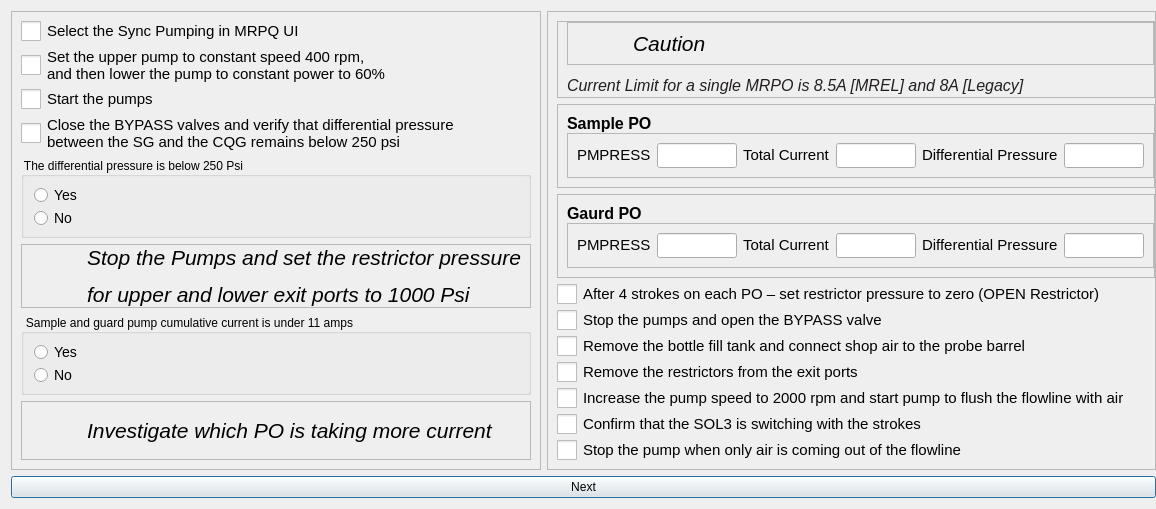
<?xml version="1.0" encoding="UTF-8"?>
<ui version="4.0">
 <class>Dialog</class>
 <widget class="QDialog" name="Dialog">
  <property name="geometry">
   <rect>
    <x>0</x>
    <y>0</y>
    <width>1119</width>
    <height>509</height>
   </rect>
  </property>
  <property name="windowTitle">
   <string>Dialog</string>
  </property>
  <layout class="QGridLayout" name="gridLayout">
   <property name="rightMargin">
    <number>0</number>
   </property>
   <item row="0" column="0">
    <widget class="QFrame" name="frame">
     <property name="frameShape">
      <enum>QFrame::Shape::StyledPanel</enum>
     </property>
     <property name="frameShadow">
      <enum>QFrame::Shadow::Raised</enum>
     </property>
     <layout class="QVBoxLayout" name="verticalLayout_2">
      <item>
       <widget class="QCheckBox" name="checkBox_1">
        <property name="enabled">
         <bool>true</bool>
        </property>
        <property name="styleSheet">
         <string notr="true">QCheckBox {
    font-size: 15px; /* Larger text */
}
QCheckBox::indicator {
    width: 20px; /* Larger checkbox square */
    height: 20px; /* Larger checkbox square */
}</string>
        </property>
        <property name="text">
         <string>Select the Sync Pumping in MRPQ UI</string>
        </property>
       </widget>
      </item>
      <item>
       <widget class="QCheckBox" name="checkBox_2">
        <property name="enabled">
         <bool>true</bool>
        </property>
        <property name="styleSheet">
         <string notr="true">QCheckBox {
    font-size: 15px; /* Larger text */
}
QCheckBox::indicator {
    width: 20px; /* Larger checkbox square */
    height: 20px; /* Larger checkbox square */
}</string>
        </property>
        <property name="text">
         <string>Set the upper pump to constant speed 400 rpm,
and then lower the pump to constant power to 60%</string>
        </property>
       </widget>
      </item>
      <item>
       <widget class="QCheckBox" name="checkBox_3">
        <property name="enabled">
         <bool>true</bool>
        </property>
        <property name="styleSheet">
         <string notr="true">QCheckBox {
    font-size: 15px; /* Larger text */
}
QCheckBox::indicator {
    width: 20px; /* Larger checkbox square */
    height: 20px; /* Larger checkbox square */
}</string>
        </property>
        <property name="text">
         <string>Start the pumps</string>
        </property>
       </widget>
      </item>
      <item>
       <widget class="QCheckBox" name="checkBox_4">
        <property name="enabled">
         <bool>true</bool>
        </property>
        <property name="styleSheet">
         <string notr="true">QCheckBox {
    font-size: 15px; /* Larger text */
}
QCheckBox::indicator {
    width: 20px; /* Larger checkbox square */
    height: 20px; /* Larger checkbox square */
}</string>
        </property>
        <property name="text">
         <string>Close the BYPASS valves and verify that differential pressure
between the SG and the CQG remains below 250 psi</string>
        </property>
       </widget>
      </item>
      <item>
       <widget class="QGroupBox" name="groupBox_1">
        <property name="minimumSize">
         <size>
          <width>250</width>
          <height>0</height>
         </size>
        </property>
        <property name="styleSheet">
         <string notr="true">QGroupBox::title {
    font-size: 16px;
}
</string>
        </property>
        <property name="title">
         <string>The differential pressure is below 250 Psi</string>
        </property>
        <property name="checkable">
         <bool>false</bool>
        </property>
        <property name="checked">
         <bool>false</bool>
        </property>
        <layout class="QVBoxLayout" name="verticalLayout_11">
         <item>
          <widget class="QRadioButton" name="radioButton_2">
           <property name="styleSheet">
            <string notr="true">QRadioButton{
    font-size: 14px; /* Larger text */
}
QRadioButton::indicator {
    width: 15px; /* Larger checkbox square */
    height: 15px; /* Larger checkbox square */
}</string>
           </property>
           <property name="text">
            <string>Yes</string>
           </property>
          </widget>
         </item>
         <item>
          <widget class="QRadioButton" name="radioButton_1">
           <property name="styleSheet">
            <string notr="true">QRadioButton{
    font-size: 14px; /* Larger text */
}
QRadioButton::indicator {
    width: 15px; /* Larger checkbox square */
    height: 15px; /* Larger checkbox square */
}</string>
           </property>
           <property name="text">
            <string>No</string>
           </property>
          </widget>
         </item>
        </layout>
       </widget>
      </item>
      <item>
       <widget class="QFrame" name="frame_12">
        <property name="frameShape">
         <enum>QFrame::Shape::StyledPanel</enum>
        </property>
        <property name="frameShadow">
         <enum>QFrame::Shadow::Raised</enum>
        </property>
        <layout class="QHBoxLayout" name="horizontalLayout_7">
         <property name="spacing">
          <number>15</number>
         </property>
         <property name="topMargin">
          <number>0</number>
         </property>
         <property name="bottomMargin">
          <number>0</number>
         </property>
         <item>
          <widget class="QLabel" name="label_12">
           <property name="minimumSize">
            <size>
             <width>41</width>
             <height>41</height>
            </size>
           </property>
           <property name="maximumSize">
            <size>
             <width>41</width>
             <height>41</height>
            </size>
           </property>
           <property name="text">
            <string/>
           </property>
           <property name="pixmap">
            <pixmap resource="../../Images.qrc">:/Icons/Icons/risk-icon.png</pixmap>
           </property>
           <property name="scaledContents">
            <bool>true</bool>
           </property>
          </widget>
         </item>
         <item>
          <widget class="QLabel" name="label_13">
           <property name="text">
            <string>&lt;html&gt;&lt;head/&gt;&lt;body&gt;&lt;p&gt;&lt;span style=&quot; font-size:16pt; font-style:italic;&quot;&gt;Stop the Pumps and set the restrictor pressure&lt;/span&gt;&lt;/p&gt;&lt;p&gt;&lt;span style=&quot; font-size:16pt; font-style:italic;&quot;&gt;for upper and lower exit ports to 1000 Psi&lt;/span&gt;&lt;/p&gt;&lt;/body&gt;&lt;/html&gt;</string>
           </property>
          </widget>
         </item>
        </layout>
       </widget>
      </item>
      <item>
       <widget class="QGroupBox" name="groupBox_2">
        <property name="minimumSize">
         <size>
          <width>350</width>
          <height>0</height>
         </size>
        </property>
        <property name="styleSheet">
         <string notr="true">QGroupBox::title {
    font-size: 16px;
}
</string>
        </property>
        <property name="title">
         <string>Sample and guard pump cumulative current is under 11 amps</string>
        </property>
        <property name="checkable">
         <bool>false</bool>
        </property>
        <property name="checked">
         <bool>false</bool>
        </property>
        <layout class="QVBoxLayout" name="verticalLayout_12">
         <item>
          <widget class="QRadioButton" name="radioButton_3">
           <property name="styleSheet">
            <string notr="true">QRadioButton{
    font-size: 14px; /* Larger text */
}
QRadioButton::indicator {
    width: 15px; /* Larger checkbox square */
    height: 15px; /* Larger checkbox square */
}</string>
           </property>
           <property name="text">
            <string>Yes</string>
           </property>
          </widget>
         </item>
         <item>
          <widget class="QRadioButton" name="radioButton_4">
           <property name="styleSheet">
            <string notr="true">QRadioButton{
    font-size: 14px; /* Larger text */
}
QRadioButton::indicator {
    width: 15px; /* Larger checkbox square */
    height: 15px; /* Larger checkbox square */
}</string>
           </property>
           <property name="text">
            <string>No</string>
           </property>
          </widget>
         </item>
        </layout>
       </widget>
      </item>
      <item>
       <widget class="QFrame" name="frame_13">
        <property name="frameShape">
         <enum>QFrame::Shape::StyledPanel</enum>
        </property>
        <property name="frameShadow">
         <enum>QFrame::Shadow::Raised</enum>
        </property>
        <layout class="QHBoxLayout" name="horizontalLayout_8">
         <property name="spacing">
          <number>15</number>
         </property>
         <property name="topMargin">
          <number>0</number>
         </property>
         <property name="bottomMargin">
          <number>0</number>
         </property>
         <item>
          <widget class="QLabel" name="label_14">
           <property name="minimumSize">
            <size>
             <width>41</width>
             <height>41</height>
            </size>
           </property>
           <property name="maximumSize">
            <size>
             <width>41</width>
             <height>41</height>
            </size>
           </property>
           <property name="text">
            <string/>
           </property>
           <property name="pixmap">
            <pixmap resource="../../Images.qrc">:/Icons/Icons/risk-icon.png</pixmap>
           </property>
           <property name="scaledContents">
            <bool>true</bool>
           </property>
          </widget>
         </item>
         <item>
          <widget class="QLabel" name="label_15">
           <property name="text">
            <string>&lt;html&gt;&lt;head/&gt;&lt;body&gt;&lt;p&gt;&lt;span style=&quot; font-size:16pt; font-style:italic;&quot;&gt;Investigate which PO is taking more current&lt;/span&gt;&lt;/p&gt;&lt;/body&gt;&lt;/html&gt;</string>
           </property>
          </widget>
         </item>
        </layout>
       </widget>
      </item>
     </layout>
    </widget>
   </item>
   <item row="0" column="1">
    <widget class="QFrame" name="frame_3">
     <property name="frameShape">
      <enum>QFrame::Shape::StyledPanel</enum>
     </property>
     <property name="frameShadow">
      <enum>QFrame::Shadow::Raised</enum>
     </property>
     <layout class="QVBoxLayout" name="verticalLayout_5">
      <property name="rightMargin">
       <number>0</number>
      </property>
      <item>
       <widget class="QFrame" name="frame_5">
        <property name="frameShape">
         <enum>QFrame::Shape::StyledPanel</enum>
        </property>
        <property name="frameShadow">
         <enum>QFrame::Shadow::Raised</enum>
        </property>
        <layout class="QVBoxLayout" name="verticalLayout_3" stretch="0,0">
         <property name="spacing">
          <number>10</number>
         </property>
         <property name="topMargin">
          <number>0</number>
         </property>
         <property name="rightMargin">
          <number>0</number>
         </property>
         <property name="bottomMargin">
          <number>0</number>
         </property>
         <item>
          <widget class="QFrame" name="frame_7">
           <property name="frameShape">
            <enum>QFrame::Shape::StyledPanel</enum>
           </property>
           <property name="frameShadow">
            <enum>QFrame::Shadow::Raised</enum>
           </property>
           <layout class="QHBoxLayout" name="horizontalLayout_9">
            <property name="spacing">
             <number>15</number>
            </property>
            <property name="topMargin">
             <number>0</number>
            </property>
            <property name="bottomMargin">
             <number>0</number>
            </property>
            <item>
             <widget class="QLabel" name="label_9">
              <property name="minimumSize">
               <size>
                <width>41</width>
                <height>41</height>
               </size>
              </property>
              <property name="maximumSize">
               <size>
                <width>41</width>
                <height>41</height>
               </size>
              </property>
              <property name="text">
               <string/>
              </property>
              <property name="pixmap">
               <pixmap resource="../../Images.qrc">:/Icons/Icons/risk-icon.png</pixmap>
              </property>
              <property name="scaledContents">
               <bool>true</bool>
              </property>
             </widget>
            </item>
            <item>
             <widget class="QLabel" name="label_10">
              <property name="text">
               <string>&lt;html&gt;&lt;head/&gt;&lt;body&gt;&lt;p&gt;&lt;span style=&quot; font-size:16pt; font-style:italic;&quot;&gt;Caution&lt;/span&gt;&lt;/p&gt;&lt;/body&gt;&lt;/html&gt;</string>
              </property>
             </widget>
            </item>
           </layout>
          </widget>
         </item>
         <item>
          <widget class="QLabel" name="label_11">
           <property name="text">
            <string>&lt;html&gt;&lt;head/&gt;&lt;body&gt;&lt;p&gt;&lt;span style=&quot; font-family:'Arial','sans-serif'; font-size:12pt; font-style:italic; color:#231f20;&quot;&gt;Current Limit for a single MRPO is 8.5A [MREL] and 8A [Legacy]&lt;/span&gt;&lt;/p&gt;&lt;/body&gt;&lt;/html&gt;</string>
           </property>
          </widget>
         </item>
        </layout>
       </widget>
      </item>
      <item>
       <widget class="QFrame" name="frame_2">
        <property name="frameShape">
         <enum>QFrame::Shape::StyledPanel</enum>
        </property>
        <property name="frameShadow">
         <enum>QFrame::Shadow::Raised</enum>
        </property>
        <layout class="QVBoxLayout" name="verticalLayout">
         <property name="spacing">
          <number>0</number>
         </property>
         <property name="rightMargin">
          <number>0</number>
         </property>
         <item>
          <widget class="QLabel" name="label_4">
           <property name="text">
            <string>&lt;html&gt;&lt;head/&gt;&lt;body&gt;&lt;p&gt;&lt;span style=&quot; font-size:12pt; font-weight:700;&quot;&gt;Sample PO&lt;/span&gt;&lt;/p&gt;&lt;/body&gt;&lt;/html&gt;</string>
           </property>
          </widget>
         </item>
         <item>
          <widget class="QFrame" name="frame_6">
           <property name="frameShape">
            <enum>QFrame::Shape::StyledPanel</enum>
           </property>
           <property name="frameShadow">
            <enum>QFrame::Shadow::Raised</enum>
           </property>
           <layout class="QHBoxLayout" name="horizontalLayout_12">
            <item>
             <widget class="QLabel" name="label_1">
              <property name="text">
               <string>&lt;html&gt;&lt;head/&gt;&lt;body&gt;&lt;p&gt;&lt;span style=&quot; font-size:11pt;&quot;&gt;PMPRESS&lt;/span&gt;&lt;/p&gt;&lt;/body&gt;&lt;/html&gt;</string>
              </property>
             </widget>
            </item>
            <item>
             <widget class="QLineEdit" name="lineEdit_1">
              <property name="minimumSize">
               <size>
                <width>80</width>
                <height>25</height>
               </size>
              </property>
              <property name="maximumSize">
               <size>
                <width>80</width>
                <height>25</height>
               </size>
              </property>
             </widget>
            </item>
            <item>
             <widget class="QLabel" name="label_5">
              <property name="text">
               <string>&lt;html&gt;&lt;head/&gt;&lt;body&gt;&lt;p&gt;&lt;span style=&quot; font-size:11pt;&quot;&gt;Total Current&lt;/span&gt;&lt;/p&gt;&lt;/body&gt;&lt;/html&gt;</string>
              </property>
             </widget>
            </item>
            <item>
             <widget class="QLineEdit" name="lineEdit_7">
              <property name="minimumSize">
               <size>
                <width>80</width>
                <height>25</height>
               </size>
              </property>
              <property name="maximumSize">
               <size>
                <width>80</width>
                <height>25</height>
               </size>
              </property>
             </widget>
            </item>
            <item>
             <widget class="QLabel" name="label_6">
              <property name="text">
               <string>&lt;html&gt;&lt;head/&gt;&lt;body&gt;&lt;p&gt;&lt;span style=&quot; font-size:11pt;&quot;&gt;Differential Pressure&lt;/span&gt;&lt;/p&gt;&lt;/body&gt;&lt;/html&gt;</string>
              </property>
             </widget>
            </item>
            <item>
             <widget class="QLineEdit" name="lineEdit_8">
              <property name="minimumSize">
               <size>
                <width>80</width>
                <height>25</height>
               </size>
              </property>
              <property name="maximumSize">
               <size>
                <width>80</width>
                <height>25</height>
               </size>
              </property>
             </widget>
            </item>
           </layout>
          </widget>
         </item>
        </layout>
       </widget>
      </item>
      <item>
       <widget class="QFrame" name="frame_8">
        <property name="frameShape">
         <enum>QFrame::Shape::StyledPanel</enum>
        </property>
        <property name="frameShadow">
         <enum>QFrame::Shadow::Raised</enum>
        </property>
        <layout class="QVBoxLayout" name="verticalLayout_4">
         <property name="spacing">
          <number>0</number>
         </property>
         <property name="rightMargin">
          <number>0</number>
         </property>
         <item>
          <widget class="QLabel" name="label_16">
           <property name="text">
            <string>&lt;html&gt;&lt;head/&gt;&lt;body&gt;&lt;p&gt;&lt;span style=&quot; font-size:12pt; font-weight:700;&quot;&gt;Gaurd PO&lt;/span&gt;&lt;/p&gt;&lt;/body&gt;&lt;/html&gt;</string>
           </property>
          </widget>
         </item>
         <item>
          <widget class="QFrame" name="frame_9">
           <property name="frameShape">
            <enum>QFrame::Shape::StyledPanel</enum>
           </property>
           <property name="frameShadow">
            <enum>QFrame::Shadow::Raised</enum>
           </property>
           <layout class="QHBoxLayout" name="horizontalLayout_13">
            <item>
             <widget class="QLabel" name="label_17">
              <property name="text">
               <string>&lt;html&gt;&lt;head/&gt;&lt;body&gt;&lt;p&gt;&lt;span style=&quot; font-size:11pt;&quot;&gt;PMPRESS&lt;/span&gt;&lt;/p&gt;&lt;/body&gt;&lt;/html&gt;</string>
              </property>
             </widget>
            </item>
            <item>
             <widget class="QLineEdit" name="lineEdit_2">
              <property name="minimumSize">
               <size>
                <width>80</width>
                <height>25</height>
               </size>
              </property>
              <property name="maximumSize">
               <size>
                <width>80</width>
                <height>25</height>
               </size>
              </property>
             </widget>
            </item>
            <item>
             <widget class="QLabel" name="label_18">
              <property name="text">
               <string>&lt;html&gt;&lt;head/&gt;&lt;body&gt;&lt;p&gt;&lt;span style=&quot; font-size:11pt;&quot;&gt;Total Current&lt;/span&gt;&lt;/p&gt;&lt;/body&gt;&lt;/html&gt;</string>
              </property>
             </widget>
            </item>
            <item>
             <widget class="QLineEdit" name="lineEdit_9">
              <property name="minimumSize">
               <size>
                <width>80</width>
                <height>25</height>
               </size>
              </property>
              <property name="maximumSize">
               <size>
                <width>80</width>
                <height>25</height>
               </size>
              </property>
             </widget>
            </item>
            <item>
             <widget class="QLabel" name="label_19">
              <property name="text">
               <string>&lt;html&gt;&lt;head/&gt;&lt;body&gt;&lt;p&gt;&lt;span style=&quot; font-size:11pt;&quot;&gt;Differential Pressure&lt;/span&gt;&lt;/p&gt;&lt;/body&gt;&lt;/html&gt;</string>
              </property>
             </widget>
            </item>
            <item>
             <widget class="QLineEdit" name="lineEdit_10">
              <property name="minimumSize">
               <size>
                <width>80</width>
                <height>25</height>
               </size>
              </property>
              <property name="maximumSize">
               <size>
                <width>80</width>
                <height>25</height>
               </size>
              </property>
             </widget>
            </item>
           </layout>
          </widget>
         </item>
        </layout>
       </widget>
      </item>
      <item>
       <widget class="QCheckBox" name="checkBox_11">
        <property name="enabled">
         <bool>true</bool>
        </property>
        <property name="styleSheet">
         <string notr="true">QCheckBox {
    font-size: 15px; /* Larger text */
}
QCheckBox::indicator {
    width: 20px; /* Larger checkbox square */
    height: 20px; /* Larger checkbox square */
}</string>
        </property>
        <property name="text">
         <string>After 4 strokes on each PO – set restrictor pressure to zero (OPEN Restrictor)</string>
        </property>
       </widget>
      </item>
      <item>
       <widget class="QCheckBox" name="checkBox_5">
        <property name="enabled">
         <bool>true</bool>
        </property>
        <property name="styleSheet">
         <string notr="true">QCheckBox {
    font-size: 15px; /* Larger text */
}
QCheckBox::indicator {
    width: 20px; /* Larger checkbox square */
    height: 20px; /* Larger checkbox square */
}</string>
        </property>
        <property name="text">
         <string>Stop the pumps and open the BYPASS valve</string>
        </property>
       </widget>
      </item>
      <item>
       <widget class="QCheckBox" name="checkBox_8">
        <property name="enabled">
         <bool>true</bool>
        </property>
        <property name="styleSheet">
         <string notr="true">QCheckBox {
    font-size: 15px; /* Larger text */
}
QCheckBox::indicator {
    width: 20px; /* Larger checkbox square */
    height: 20px; /* Larger checkbox square */
}</string>
        </property>
        <property name="text">
         <string>Remove the bottle fill tank and connect shop air to the probe barrel</string>
        </property>
       </widget>
      </item>
      <item>
       <widget class="QCheckBox" name="checkBox_9">
        <property name="enabled">
         <bool>true</bool>
        </property>
        <property name="styleSheet">
         <string notr="true">QCheckBox {
    font-size: 15px; /* Larger text */
}
QCheckBox::indicator {
    width: 20px; /* Larger checkbox square */
    height: 20px; /* Larger checkbox square */
}</string>
        </property>
        <property name="text">
         <string>Remove the restrictors from the exit ports</string>
        </property>
       </widget>
      </item>
      <item>
       <widget class="QCheckBox" name="checkBox_6">
        <property name="enabled">
         <bool>true</bool>
        </property>
        <property name="styleSheet">
         <string notr="true">QCheckBox {
    font-size: 15px; /* Larger text */
}
QCheckBox::indicator {
    width: 20px; /* Larger checkbox square */
    height: 20px; /* Larger checkbox square */
}</string>
        </property>
        <property name="text">
         <string>Increase the pump speed to 2000 rpm and start pump to flush the flowline with air</string>
        </property>
       </widget>
      </item>
      <item>
       <widget class="QCheckBox" name="checkBox_10">
        <property name="enabled">
         <bool>true</bool>
        </property>
        <property name="styleSheet">
         <string notr="true">QCheckBox {
    font-size: 15px; /* Larger text */
}
QCheckBox::indicator {
    width: 20px; /* Larger checkbox square */
    height: 20px; /* Larger checkbox square */
}</string>
        </property>
        <property name="text">
         <string>Confirm that the SOL3 is switching with the strokes</string>
        </property>
       </widget>
      </item>
      <item>
       <widget class="QCheckBox" name="checkBox_7">
        <property name="enabled">
         <bool>true</bool>
        </property>
        <property name="styleSheet">
         <string notr="true">QCheckBox {
    font-size: 15px; /* Larger text */
}
QCheckBox::indicator {
    width: 20px; /* Larger checkbox square */
    height: 20px; /* Larger checkbox square */
}</string>
        </property>
        <property name="text">
         <string>Stop the pump when only air is coming out of the flowline</string>
        </property>
       </widget>
      </item>
     </layout>
    </widget>
   </item>
   <item row="1" column="0" colspan="2">
    <widget class="QPushButton" name="pushButton">
     <property name="text">
      <string>Next</string>
     </property>
    </widget>
   </item>
  </layout>
 </widget>
 <resources>
  <include location="../../Images.qrc"/>
  <include location="C:/Users/archi/AppData/Local/Programs/Python/Python313/Lib/site-packages/PySide6/Images.qrc"/>
 </resources>
 <connections/>
</ui>
